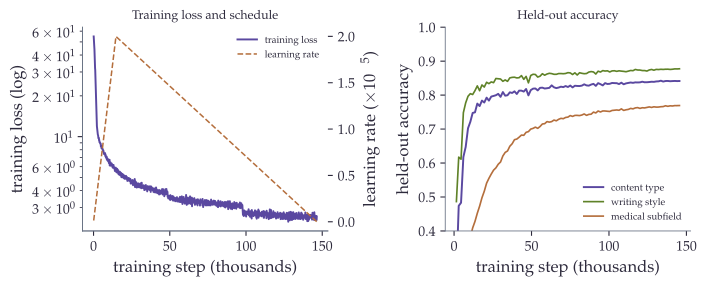

Python code for this plot:
"""
biomed_classifier_training.py — appendix technical-report figure.

Training curve of the 20-task content-type classifier (CamemBERTv2-base):
left panel = training loss with the learning-rate schedule (linear decay, 10%
warmup) overlaid; right panel = held-out accuracy over training for a few
representative dimensions. Data read verbatim from the run's trainer_state.json
(log_history), recovered from the trained checkpoint on Jean Zay.

Run:
  uv run --with matplotlib python plots/appendix/biomed_classifier_training.py
"""
import json
import os
import sys

import matplotlib.pyplot as plt

sys.path.insert(0, os.path.dirname(os.path.dirname(os.path.abspath(__file__))))
from thesis_style import COLORS, apply_style

HERE = os.path.dirname(os.path.abspath(__file__))
STATE = os.path.join(os.path.dirname(HERE), "..", "research", "jz_data", "biomed",
                     "trainer_state.json")

h = json.load(open(STATE))["log_history"]
tr = [(e["step"], e["loss"], e["learning_rate"]) for e in h if "loss" in e]
ev = [(e["step"], e["eval_content_type_accuracy"],
       e["eval_medical_subfield_accuracy"], e["eval_writing_style_accuracy"])
      for e in h if "eval_content_type_accuracy" in e]

ts, loss, lr = zip(*tr)
es, acc_ct, acc_sub, acc_ws = zip(*ev)
ks = 1e-3  # steps -> thousands

apply_style()
fig, (ax1, ax2) = plt.subplots(1, 2, figsize=(7.2, 3.0))

# --- left: training loss + LR schedule ---
ax1.plot([s * ks for s in ts], loss, color=COLORS["primary_dark"], lw=1.4,
         label="training loss")
ax1.set_yscale("log")
ax1.set_xlabel("training step (thousands)")
ax1.set_ylabel("training loss (log)")
axr = ax1.twinx()
axr.plot([s * ks for s in ts], [v * 1e5 for v in lr], color=COLORS["tertiary_dark"],
         lw=1.1, ls="--", label="learning rate")
axr.set_ylabel(r"learning rate ($\times 10^{-5}$)")
ax1.set_title("Training loss and schedule", fontsize=9)
l1, lab1 = ax1.get_legend_handles_labels()
l2, lab2 = axr.get_legend_handles_labels()
ax1.legend(l1 + l2, lab1 + lab2, fontsize=7, loc="upper right", frameon=False)

# --- right: held-out accuracy over training ---
ax2.plot([s * ks for s in es], acc_ct, color=COLORS["primary_dark"], lw=1.4,
         label="content type")
ax2.plot([s * ks for s in es], acc_ws, color=COLORS["secondary_dark"], lw=1.2,
         label="writing style")
ax2.plot([s * ks for s in es], acc_sub, color=COLORS["tertiary_dark"], lw=1.2,
         label="medical subfield")
ax2.set_xlabel("training step (thousands)")
ax2.set_ylabel("held-out accuracy")
ax2.set_ylim(0.4, 1.0)
ax2.set_title("Held-out accuracy", fontsize=9)
ax2.legend(fontsize=7, loc="lower right", frameon=False)

fig.tight_layout()
out = os.path.join(HERE, "biomed_classifier_training.pdf")
fig.savefig(out, bbox_inches="tight")
print(f"wrote {out}")
